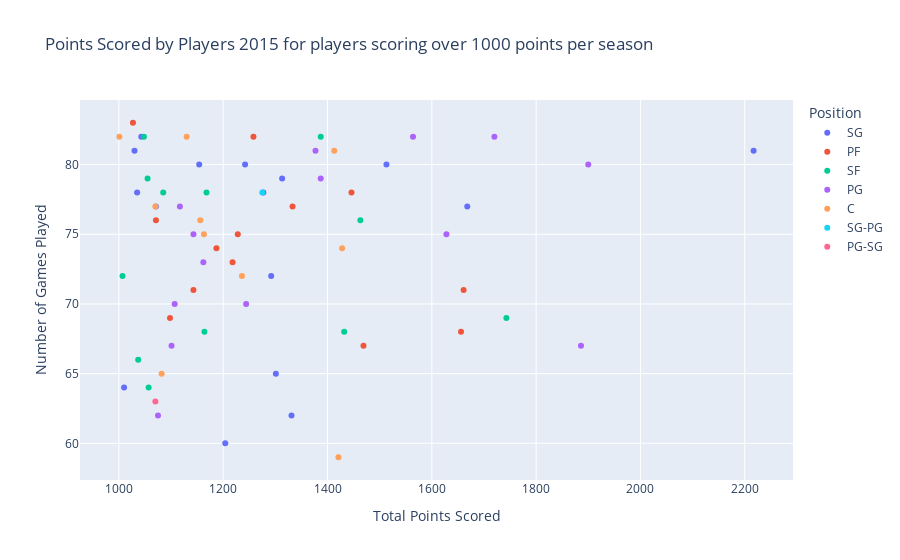

The notebook cell this image was saved under:
### Code cell
# Look at high scoreres (more than 1000 pts by position)
high_2015season_df = _2015seasons_df[_2015seasons_df["PTS"] > 1000]

High_fig = px.scatter(high_2015season_df, x="PTS", y="G", color='Pos', size_max=25, 
                    title="Points Scored by Players 2015 for players scoring over 1000 points per season", 
                    labels= {
                        "Pos" : "Position", "G" : "Number of Games Played", "PTS": "Total Points Scored"
                    }, hover_name=high_2015season_df["Player"])

High_fig.show()

### Figure 1 — Plotly figure (JSON) as saved in the notebook; plotly's stock layout.template omitted (floating-point values rounded to 4 significant figures)
{"data": [{"hovertemplate": "<b>%{hovertext}</b><br><br>Position=SG<br>Total Points Scored=%{x}<br>Number of Games Played=%{y}<extra></extra>", "hovertext": ["Arron Afflalo", "Giannis Antetokounmpo", "Avery Bradley", "Jimmy Butler", "Kentavious Caldwell-Pope", "Jamal Crawford", "DeMar DeRozan", "Monta Ellis", "Tyreke Evans", "James Harden", "Joe Johnson", "Victor Oladipo", "J.J. Redick", "Klay Thompson", "Dwyane Wade", "Lou Williams"], "legendgroup": "SG", "marker": {"color": "#636efa", "symbol": "circle"}, "mode": "markers", "name": "SG", "orientation": "v", "showlegend": true, "type": "scatter", "x": [1035, 1030, 1071, 1301, 1043, 1010, 1204, 1513, 1313, 2217, 1154, 1292, 1277, 1668, 1331, 1242], "xaxis": "x", "y": [78, 81, 77, 65, 82, 64, 60, 80, 79, 81, 80, 72, 78, 77, 62, 80], "yaxis": "y"}, {"hovertemplate": "<b>%{hovertext}</b><br><br>Position=PF<br>Total Points Scored=%{x}<br>Number of Games Played=%{y}<extra></extra>", "hovertext": ["LaMarcus Aldridge", "Anthony Davis", "Derrick Favors", "Pau Gasol", "Blake Griffin", "Kevin Love", "Paul Millsap", "Greg Monroe", "Markieff Morris", "Dirk Nowitzki", "Zach Randolph", "Josh Smith", "Thaddeus Young"], "legendgroup": "PF", "marker": {"color": "#EF553B", "symbol": "circle"}, "mode": "markers", "name": "PF", "orientation": "v", "showlegend": true, "type": "scatter", "x": [1661, 1656, 1187, 1446, 1469, 1228, 1218, 1098, 1258, 1333, 1143, 1027, 1071], "xaxis": "x", "y": [71, 68, 74, 78, 67, 75, 73, 69, 82, 77, 71, 83, 76], "yaxis": "y"}, {"hovertemplate": "<b>%{hovertext}</b><br><br>Position=SF<br>Total Points Scored=%{x}<br>Number of Games Played=%{y}<extra></extra>", "hovertext": ["Trevor Ariza", "Wilson Chandler", "Luol Deng", "Rudy Gay", "Jeff Green", "Tobias Harris", "Gordon Hayward", "LeBron James", "Kawhi Leonard", "Khris Middleton", "Chandler Parsons", "Andrew Wiggins"], "legendgroup": "SF", "marker": {"color": "#00cc96", "symbol": "circle"}, "mode": "markers", "name": "SF", "orientation": "v", "showlegend": true, "type": "scatter", "x": [1048, 1085, 1007, 1432, 1168, 1164, 1463, 1743, 1057, 1055, 1037, 1387], "xaxis": "x", "y": [82, 78, 72, 68, 78, 68, 76, 69, 64, 79, 66, 82], "yaxis": "y"}, {"hovertemplate": "<b>%{hovertext}</b><br><br>Position=PG<br>Total Points Scored=%{x}<br>Number of Games Played=%{y}<extra></extra>", "hovertext": ["Eric Bledsoe", "Mike Conley", "Stephen Curry", "Kyrie Irving", "Reggie Jackson", "Ty Lawson", "Damian Lillard", "Kyle Lowry", "Chris Paul", "Jeff Teague", "Isaiah Thomas", "Kemba Walker", "John Wall", "Russell Westbrook"], "legendgroup": "PG", "marker": {"color": "#ab63fa", "symbol": "circle"}, "mode": "markers", "name": "PG", "orientation": "v", "showlegend": true, "type": "scatter", "x": [1377, 1107, 1900, 1628, 1117, 1143, 1720, 1244, 1564, 1162, 1101, 1075, 1387, 1886], "xaxis": "x", "y": [81, 70, 80, 75, 77, 75, 82, 70, 82, 73, 67, 62, 79, 67], "yaxis": "y"}, {"hovertemplate": "<b>%{hovertext}</b><br><br>Position=C<br>Total Points Scored=%{x}<br>Number of Games Played=%{y}<extra></extra>", "hovertext": ["DeMarcus Cousins", "Andre Drummond", "Tim Duncan", "Marc Gasol", "Marcin Gortat", "Al Horford", "Al Jefferson", "Enes Kanter", "Brook Lopez", "Nikola Vucevic"], "legendgroup": "C", "marker": {"color": "#FFA15A", "symbol": "circle"}, "mode": "markers", "name": "C", "orientation": "v", "showlegend": true, "type": "scatter", "x": [1421, 1130, 1070, 1413, 1001, 1156, 1082, 1163, 1236, 1428], "xaxis": "x", "y": [59, 82, 77, 81, 82, 76, 65, 75, 72, 74], "yaxis": "y"}, {"hovertemplate": "<b>%{hovertext}</b><br><br>Position=SG-PG<br>Total Points Scored=%{x}<br>Number of Games Played=%{y}<extra></extra>", "hovertext": ["Goran Dragic"], "legendgroup": "SG-PG", "marker": {"color": "#19d3f3", "symbol": "circle"}, "mode": "markers", "name": "SG-PG", "orientation": "v", "showlegend": true, "type": "scatter", "x": [1275], "xaxis": "x", "y": [78], "yaxis": "y"}, {"hovertemplate": "<b>%{hovertext}</b><br><br>Position=PG-SG<br>Total Points Scored=%{x}<br>Number of Games Played=%{y}<extra></extra>", "hovertext": ["Brandon Knight"], "legendgroup": "PG-SG", "marker": {"color": "#FF6692", "symbol": "circle"}, "mode": "markers", "name": "PG-SG", "orientation": "v", "showlegend": true, "type": "scatter", "x": [1070], "xaxis": "x", "y": [63], "yaxis": "y"}], "layout": {"legend": {"title": {"text": "Position"}, "tracegroupgap": 0}, "title": {"text": "Points Scored by Players 2015 for players scoring over 1000 points per season"}, "xaxis": {"anchor": "y", "domain": [0, 1], "title": {"text": "Total Points Scored"}}, "yaxis": {"anchor": "x", "domain": [0, 1], "title": {"text": "Number of Games Played"}}}}
